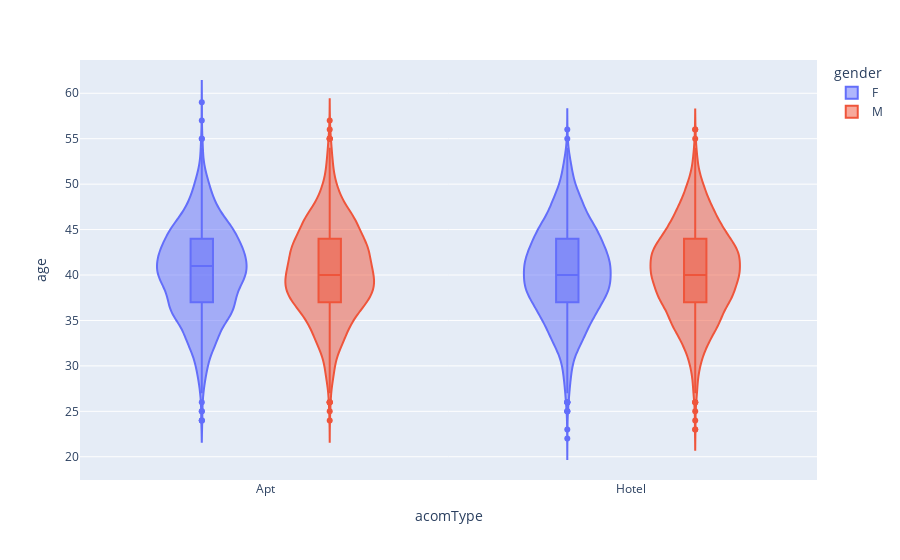

This figure's notebook cell:
### Code cell
fig = px.violin(train, y="age", x="acomType", color="gender", box=True)
fig.show()

### Figure 1 — Plotly figure (JSON) as saved in the notebook; plotly's stock layout.template omitted (floating-point values rounded to 4 significant figures; data arrays with more than 128 entries replaced by an {"elided": "..."} marker saying what was removed)
{"data": [{"alignmentgroup": "True", "box": {"visible": true}, "hovertemplate": "gender=F<br>acomType=%{x}<br>age=%{y}<extra></extra>", "legendgroup": "F", "marker": {"color": "#636efa"}, "name": "F", "offsetgroup": "F", "orientation": "v", "scalegroup": "True", "showlegend": true, "type": "violin", "x": {"elided": "4981 str values"}, "x0": " ", "xaxis": "x", "y": {"elided": "4981 int values"}, "y0": " ", "yaxis": "y"}, {"alignmentgroup": "True", "box": {"visible": true}, "hovertemplate": "gender=M<br>acomType=%{x}<br>age=%{y}<extra></extra>", "legendgroup": "M", "marker": {"color": "#EF553B"}, "name": "M", "offsetgroup": "M", "orientation": "v", "scalegroup": "True", "showlegend": true, "type": "violin", "x": {"elided": "4887 str values"}, "x0": " ", "xaxis": "x", "y": {"elided": "4887 int values"}, "y0": " ", "yaxis": "y"}], "layout": {"legend": {"title": {"text": "gender"}, "tracegroupgap": 0}, "margin": {"t": 60}, "violinmode": "group", "xaxis": {"anchor": "y", "domain": [0, 1], "title": {"text": "acomType"}}, "yaxis": {"anchor": "x", "domain": [0, 1], "title": {"text": "age"}}}}
